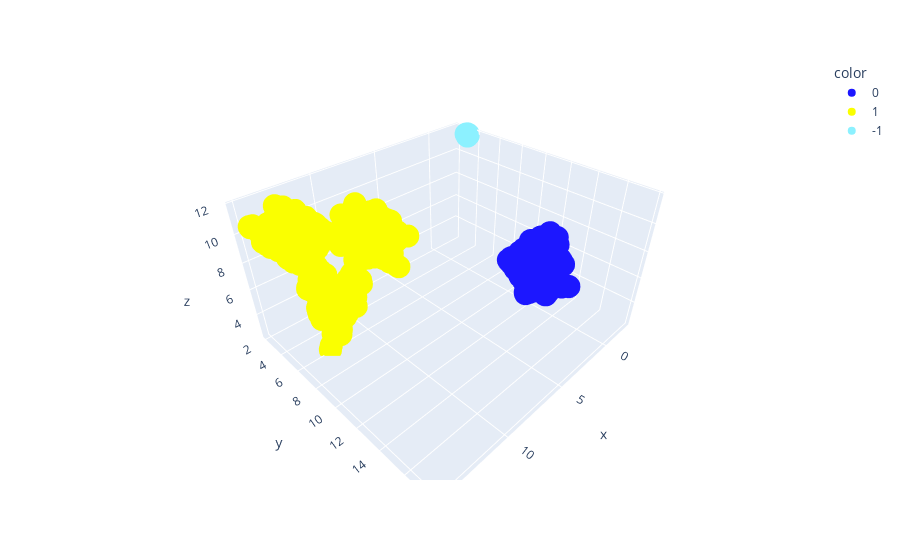

Source (notebook cell):
### Code cell
import plotly.express as px


colors: list[str] = [str(x) for x in cluster.labels_]

fig = px.scatter_3d(
    x=u[:, 0],
    y=u[:, 1],
    z=u[:, 2],
    color=colors,
    custom_data=[data["sub"], data["title"]],
    color_discrete_sequence=palette,
)
fig.update_traces(
    hovertemplate="\n".join(
        [
            "sub: %{customdata[1]}",
            "title: %{customdata[0]}",
        ]
    )
)

### Figure 1 — Plotly figure (JSON) as saved in the notebook; plotly's stock layout.template omitted (floating-point values rounded to 4 significant figures; data arrays with more than 128 entries replaced by an {"elided": "..."} marker saying what was removed)
{"data": [{"customdata": {"elided": "897x2 str values"}, "hovertemplate": "sub: %{customdata[1]}\ntitle: %{customdata[0]}", "legendgroup": "0", "marker": {"color": "#1c17ff", "symbol": "circle"}, "mode": "markers", "name": "0", "scene": "scene", "showlegend": true, "type": "scatter3d", "x": {"elided": "897 float values"}, "y": {"elided": "897 float values"}, "z": {"elided": "897 float values"}}, {"customdata": {"elided": "2161x2 str values"}, "hovertemplate": "sub: %{customdata[1]}\ntitle: %{customdata[0]}", "legendgroup": "1", "marker": {"color": "#faff00", "symbol": "circle"}, "mode": "markers", "name": "1", "scene": "scene", "showlegend": true, "type": "scatter3d", "x": {"elided": "2161 float values"}, "y": {"elided": "2161 float values"}, "z": {"elided": "2161 float values"}}, {"customdata": [["investing", "Daily General Discussion and Advice Thread - March 31, 2022"], ["investing", "Daily General Discussion and Advice Thread - March 08, 2022"], ["investing", "Daily General Discussion and Advice Thread - April 14, 2022"], ["investing", "Daily General Discussion and Advice Thread - March 19, 2022"], ["investing", "Daily General Discussion and Advice Thread - March 28, 2022"], ["investing", "Daily General Discussion and Advice Thread - April 15, 2022"], ["investing", "Daily General Discussion and Advice Thread - April 19, 2022"], ["investing", "Daily General Discussion and Advice Thread - March 22, 2022"], ["investing", "Daily General Discussion and Advice Thread - April 22, 2022"], ["investing", "Daily General Discussion and Advice Thread - March 12, 2022"], ["investing", "Daily General Discussion and Advice Thread - March 02, 2022"], ["investing", "Daily General Discussion and Advice Thread - March 20, 2022"], ["investing", "Daily General Discussion and Advice Thread - March 06, 2022"], ["investing", "Daily General Discussion and Advice Thread - March 11, 2022"], ["investing", "Daily General Discussion and Advice Thread - April 12, 2022"], ["investing", "Daily General Discussion and Advice Thread - March 16, 2022"], ["investing", "Daily General Discussion and Advice Thread - April 05, 2022"], ["investing", "Daily General Discussion and Advice Thread - April 01, 2022"], ["investing", "Daily General Discussion and Advice Thread - March 09, 2022"], ["investing", "Daily General Discussion and Advice Thread - April 02, 2022"], ["investing", "Daily General Discussion and Advice Thread - April 04, 2022"], ["investing", "Daily General Discussion and Advice Thread - March 25, 2022"], ["investing", "Daily General Discussion and Advice Thread - April 10, 2022"], ["investing", "Daily General Discussion and Advice Thread - March 21, 2022"], ["investing", "Daily General Discussion and Advice Thread - April 27, 2022"], ["investing", "Daily General Discussion and Advice Thread - April 24, 2022"], ["investing", "Daily General Discussion and Advice Thread - March 03, 2022"], ["investing", "Daily General Discussion and Advice Thread - April 17, 2022"], ["investing", "Daily General Discussion and Advice Thread - April 07, 2022"], ["investing", "Daily General Discussion and Advice Thread - April 03, 2022"], ["investing", "Daily General Discussion and Advice Thread - March 04, 2022"], ["investing", "Daily General Discussion and Advice Thread - March 30, 2022"], ["investing", "Daily General Discussion and Advice Thread - March 15, 2022"], ["investing", "Daily General Discussion and Advice Thread - April 09, 2022"], ["investing", "Daily General Discussion and Advice Thread - March 10, 2022"], ["investing", "Daily General Discussion and Advice Thread - March 13, 2022"], ["investing", "Daily General Discussion and Advice Thread - April 26, 2022"], ["investing", "Daily General Discussion and Advice Thread - April 25, 2022"], ["investing", "Daily General Discussion and Advice Thread - April 23, 2022"], ["investing", "Daily General Discussion and Advice Thread - April 13, 2022"], ["investing", "Daily General Discussion and Advice Thread - March 05, 2022"], ["investing", "Daily General Discussion and Advice Thread - March 26, 2022"], ["investing", "Daily General Discussion and Advice Thread - April 20, 2022"], ["investing", "Daily General Discussion and Advice Thread - March 24, 2022"], ["investing", "Daily General Discussion and Advice Thread - March 27, 2022"], ["investing", "Daily General Discussion and Advice Thread - March 29, 2022"], ["investing", "Daily General Discussion and Advice Thread - April 11, 2022"], ["investing", "Daily General Discussion and Advice Thread - April 18, 2022"], ["investing", "Daily General Discussion and Advice Thread - March 23, 2022"], ["investing", "Daily General Discussion and Advice Thread - April 28, 2022"], ["investing", "Daily General Discussion and Advice Thread - April 06, 2022"], ["investing", "Daily General Discussion and Advice Thread - April 08, 2022"], ["investing", "Daily General Discussion and Advice Thread - March 18, 2022"], ["investing", "Daily General Discussion and Advice Thread - March 01, 2022"], ["investing", "New-ish to Investing but Really Want to Get Into it"], ["investing", "Daily General Discussion and Advice Thread - March 07, 2022"], ["investing", "Daily General Discussion and Advice Thread - March 17, 2022"], ["investing", "Daily General Discussion and Advice Thread - April 16, 2022"], ["investing", "Daily General Discussion and Advice Thread - March 14, 2022"], ["investing", "Daily General Discussion and Advice Thread - April 21, 2022"]], "hovertemplate": "sub: %{customdata[1]}\ntitle: %{customdata[0]}", "legendgroup": "-1", "marker": {"color": "#8cf1ff", "symbol": "circle"}, "mode": "markers", "name": "-1", "scene": "scene", "showlegend": true, "type": "scatter3d", "x": [-2.376, -2.314, -2.322, -2.239, -2.346, -2.304, -2.353, -2.274, -2.346, -2.28, -2.345, -2.309, -2.316, -2.332, -2.282, -2.213, -2.28, -2.302, -2.294, -2.256, -2.266, -2.252, -2.299, -2.303, -2.324, -2.342, -2.303, -2.302, -2.302, -2.323, -2.283, -2.321, -2.336, -2.302, -2.354, -2.307, -2.299, -2.265, -2.333, -2.302, -2.259, -2.301, -2.293, -2.309, -2.334, -2.313, -2.3, -2.309, -2.319, -2.31, -2.334, -2.326, -2.305, -2.306, -2.355, -2.282, -2.27, -2.284, -2.344, -2.326], "y": [3.321, 3.374, 3.345, 3.272, 3.31, 3.318, 3.326, 3.377, 3.293, 3.306, 3.382, 3.357, 3.331, 3.336, 3.308, 3.392, 3.363, 3.358, 3.327, 3.349, 3.384, 3.392, 3.349, 3.36, 3.362, 3.297, 3.373, 3.349, 3.36, 3.331, 3.35, 3.347, 3.307, 3.346, 3.295, 3.315, 3.342, 3.309, 3.308, 3.334, 3.28, 3.349, 3.327, 3.341, 3.276, 3.296, 3.321, 3.342, 3.35, 3.337, 3.381, 3.352, 3.336, 3.327, 3.28, 3.313, 3.369, 3.329, 3.275, 3.313], "z": [11.64, 11.7, 11.7, 11.78, 11.73, 11.72, 11.74, 11.68, 11.64, 11.73, 11.76, 11.69, 11.71, 11.72, 11.74, 11.69, 11.69, 11.68, 11.72, 11.67, 11.66, 11.65, 11.68, 11.68, 11.68, 11.75, 11.67, 11.69, 11.69, 11.71, 11.7, 11.68, 11.73, 11.7, 11.75, 11.71, 11.7, 11.75, 11.68, 11.71, 11.78, 11.73, 11.73, 11.7, 11.77, 11.74, 11.73, 11.7, 11.7, 11.71, 11.68, 11.69, 11.71, 11.72, 11.69, 11.73, 11.71, 11.71, 11.77, 11.73]}], "layout": {"legend": {"title": {"text": "color"}, "tracegroupgap": 0}, "margin": {"t": 60}, "scene": {"domain": {"x": [0, 1], "y": [0, 1]}, "xaxis": {"title": {"text": "x"}}, "yaxis": {"title": {"text": "y"}}, "zaxis": {"title": {"text": "z"}}}}}
